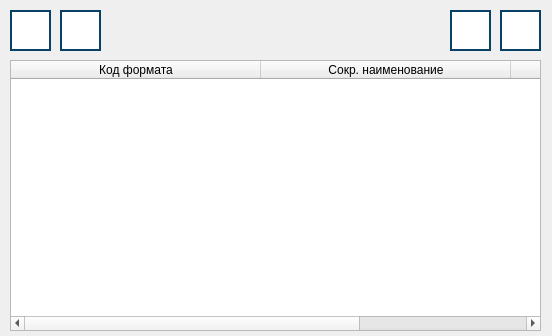
<?xml version="1.0" encoding="UTF-8"?>
<ui version="4.0">
 <class>ListFormatFile</class>
 <widget class="QDialog" name="ListFormatFile">
  <property name="geometry">
   <rect>
    <x>0</x>
    <y>0</y>
    <width>552</width>
    <height>336</height>
   </rect>
  </property>
  <property name="windowTitle">
   <string>Форматы для входных файлов - RayTracing</string>
  </property>
  <widget class="QTableWidget" name="table_formats">
   <property name="geometry">
    <rect>
     <x>10</x>
     <y>60</y>
     <width>531</width>
     <height>271</height>
    </rect>
   </property>
   <property name="editTriggers">
    <set>QAbstractItemView::NoEditTriggers</set>
   </property>
   <attribute name="horizontalHeaderDefaultSectionSize">
    <number>250</number>
   </attribute>
   <column>
    <property name="text">
     <string>Код формата</string>
    </property>
   </column>
   <column>
    <property name="text">
     <string>Сокр. наименование</string>
    </property>
   </column>
   <column>
    <property name="text">
     <string>Used</string>
    </property>
   </column>
  </widget>
  <widget class="QPushButton" name="button_add">
   <property name="geometry">
    <rect>
     <x>10</x>
     <y>10</y>
     <width>41</width>
     <height>41</height>
    </rect>
   </property>
   <property name="toolTip">
    <string>Добавить новый формат файла</string>
   </property>
   <property name="styleSheet">
    <string notr="true">QPushButton {
    background-color: rgb(255, 255, 255);
    border: 2px solid #094065;
}

QPushButton:pressed {
    background-color:  rgb(118, 118, 118);
}
</string>
   </property>
   <property name="text">
    <string/>
   </property>
   <property name="icon">
    <iconset>
     <normaloff>images/download.png</normaloff>images/download.png</iconset>
   </property>
   <property name="iconSize">
    <size>
     <width>32</width>
     <height>32</height>
    </size>
   </property>
  </widget>
  <widget class="QPushButton" name="button_edit">
   <property name="geometry">
    <rect>
     <x>60</x>
     <y>10</y>
     <width>41</width>
     <height>41</height>
    </rect>
   </property>
   <property name="toolTip">
    <string>Изменить выбранный формат файла</string>
   </property>
   <property name="styleSheet">
    <string notr="true">QPushButton {
    background-color: rgb(255, 255, 255);
    border: 2px solid #094065;
}

QPushButton:pressed {
    background-color:  rgb(118, 118, 118);
}
</string>
   </property>
   <property name="text">
    <string/>
   </property>
   <property name="icon">
    <iconset>
     <normaloff>images/edit-lab-button.png</normaloff>images/edit-lab-button.png</iconset>
   </property>
   <property name="iconSize">
    <size>
     <width>32</width>
     <height>32</height>
    </size>
   </property>
  </widget>
  <widget class="QPushButton" name="button_exit">
   <property name="geometry">
    <rect>
     <x>500</x>
     <y>10</y>
     <width>41</width>
     <height>41</height>
    </rect>
   </property>
   <property name="toolTip">
    <string>Закрыть окно</string>
   </property>
   <property name="styleSheet">
    <string notr="true">QPushButton {
    background-color: rgb(255, 255, 255);
    border: 2px solid #094065;
}

QPushButton:pressed {
    background-color:  rgb(118, 118, 118);
}
</string>
   </property>
   <property name="text">
    <string/>
   </property>
   <property name="icon">
    <iconset>
     <normaloff>images/exit-button.png</normaloff>images/exit-button.png</iconset>
   </property>
   <property name="iconSize">
    <size>
     <width>30</width>
     <height>30</height>
    </size>
   </property>
  </widget>
  <widget class="QPushButton" name="button_help">
   <property name="geometry">
    <rect>
     <x>450</x>
     <y>10</y>
     <width>41</width>
     <height>41</height>
    </rect>
   </property>
   <property name="toolTip">
    <string>Получить справку</string>
   </property>
   <property name="styleSheet">
    <string notr="true">QPushButton {
    background-color: rgb(255, 255, 255);
    border: 2px solid #094065;
}

QPushButton:pressed {
    background-color:  rgb(118, 118, 118);
}
</string>
   </property>
   <property name="text">
    <string/>
   </property>
   <property name="icon">
    <iconset>
     <normaloff>images/help-button.png</normaloff>images/help-button.png</iconset>
   </property>
   <property name="iconSize">
    <size>
     <width>32</width>
     <height>32</height>
    </size>
   </property>
  </widget>
 </widget>
 <resources/>
 <connections/>
</ui>
